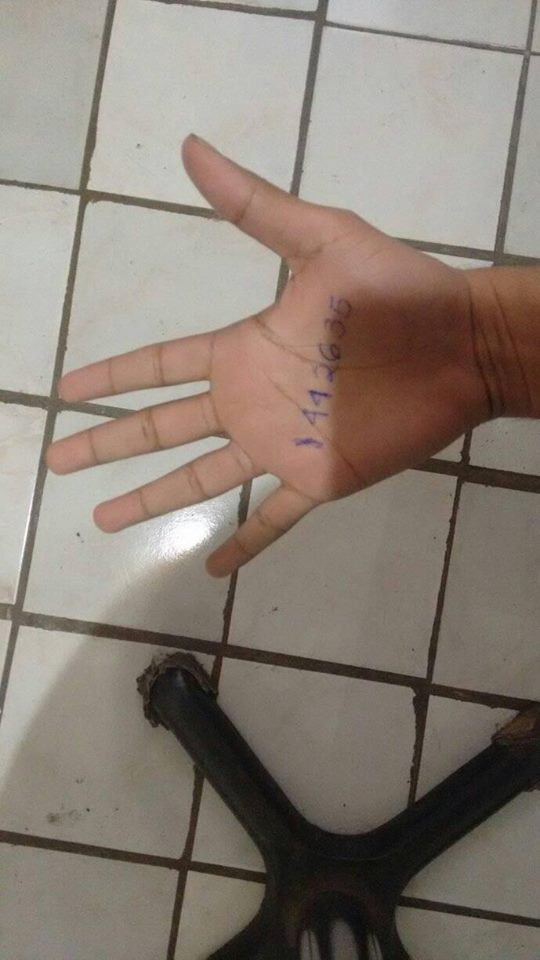
#> input picture MATLAB/conmano.jpg, 540 x 960 px, found by its file name
$ python imageProcessing.py
#> lines starting #> are read from the running program, lines starting #| are printed output that depends on the picture
import numpy as np
import cv2

ima = cv2.imread(r"C:\Users\vdejesus\Documents\MEGA\Programas\conmano.jpg")
#> ima is the input picture: shape (960, 540, 3); mean B, G, R 117.4, 127.1, 137.9

cv2.imshow("original",ima)
cv2.waitKey()

ima2 = 255-ima
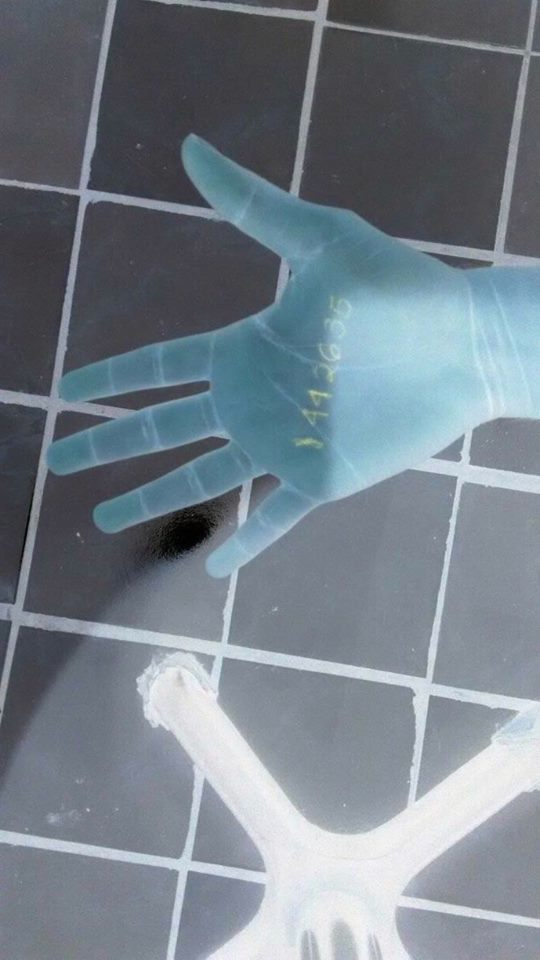
#> ima2: shape (960, 540, 3); mean B, G, R 137.6, 127.9, 117.1

cv2.imshow("negativo", ima2)
cv2.waitKey()
